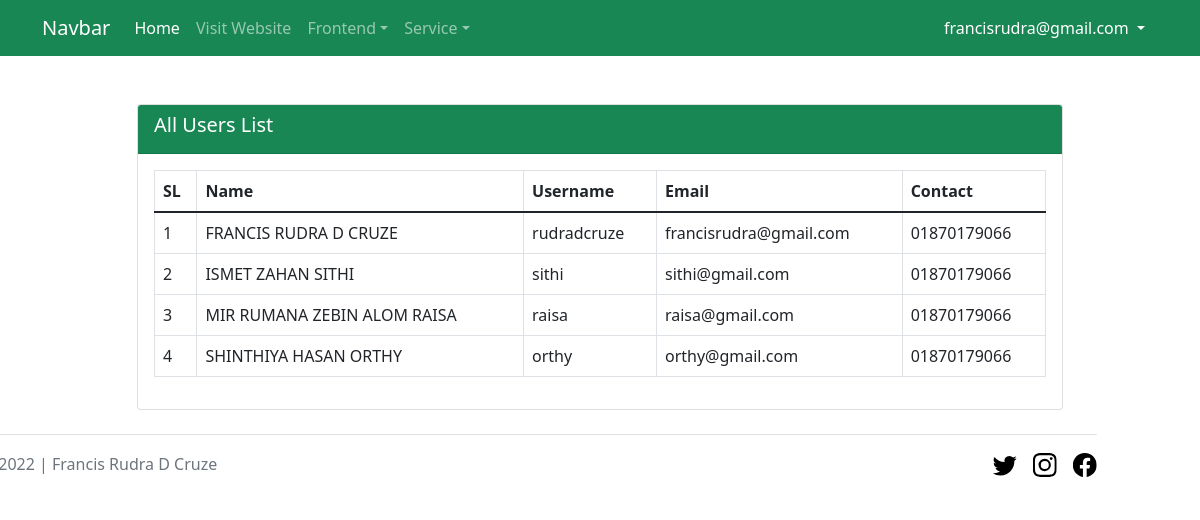
Page /admin/dashboard.php (signed in) on the earlier database version.
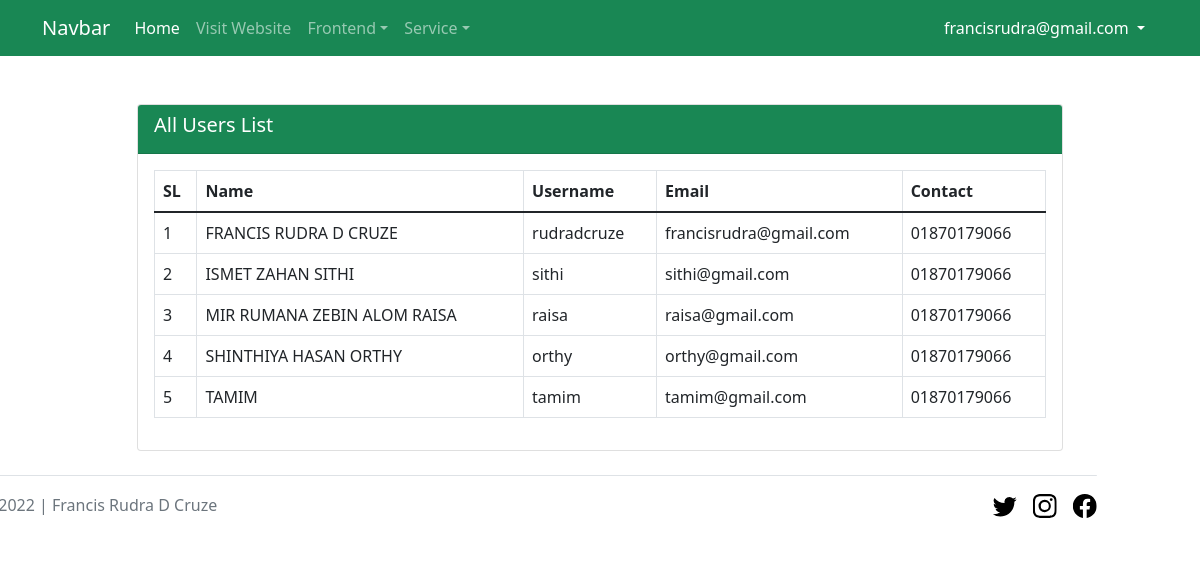
Same page on the later database version.
### tables this page shows
CREATE TABLE `users` (
  `id` int(11) NOT NULL,
  `f_name` varchar(255) NOT NULL,
  `u_name` varchar(255) NOT NULL,
  `mobile` varchar(255) NOT NULL,
  `email` varchar(255) NOT NULL,
  `password` varchar(255) NOT NULL
);

### db.php (called while the page is built)
<?php
function db_connect(){
    $db_host = "localhost";
    $db_user = "root";
    $db_pass = "";
    $db_name = "finance_business";
    return mysqli_connect($db_host, $db_user, $db_pass, $db_name);
}
function get_all($table_name){
    $get_query = "SELECT * FROM $table_name";
    return mysqli_query(db_connect(), $get_query);
}
?>

### admin/dashboard.php (the view, shortened to what this page needs)
<?php
    require_once('../header.php');
    require_once('navbar.php');
    require_once('../db.php');
?>
    <section>
        <div class="container">
            <div class="row">
                <div class="col-lg-10 mx-auto">
                    <div class="card mt-5">
                        <div class="card-header bg-success text-white">
                            <h5 class="card-title text-capitalize">All Users List</h5>
                        </div>
                        <div class="card-body">
                            <table class="table table-bordered">
                                <thead>
                                    <th>SL</th>
                                    <th>Name</th>
                                    <th>Username</th>
                                    <th>Email</th>
                                    <th>Contact</th>
                                </thead>
                                <tbody>
                                    <?php
                                        $count = 1;
                                        foreach (get_all('users') as $user) {
                                    ?>
                                    <tr>
                                        <td><?= $count ?></td>
                                        <td><?= $user['f_name']?></td>
                                        <td><?= $user['u_name']?></td>
                                        <td><?= $user['email']?></td>
                                        <td><?= $user['mobile']?></td>
                                    </tr>
                                    <?php
                                            $count++;
                                        }
                                    ?>
                                </tbody>
                            </table>
                        </div>
                    </div>
                </div>
            </div>
        </div>
    </section>
<?php
    require_once('../footer.php');
?>

Differences in the rows shown:
added users: f_name "TAMIM", u_name "tamim", email "tamim@gmail.com", mobile "01870179066"
